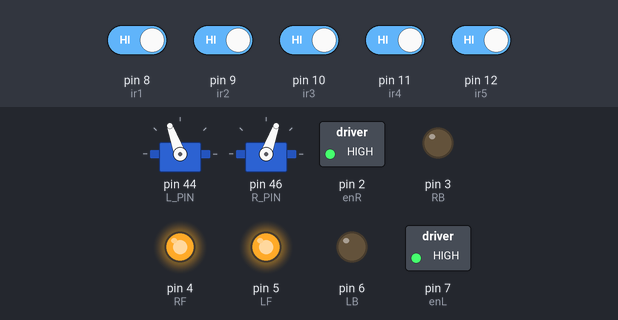
Recording of a sketch running on a simulated Arduino Mega 2560, built with avr-gcc and run on an emulated ATmega2560. On the bench: 2 × servo, switched loads named in the sketch (green lamp = pin HIGH), output pins drawn as LEDs (lit = HIGH). Dashed ring = blinking. The inputs (shaded band) are chosen by the test bench; at power-on: pin 8 (ir1), pin 9 (ir2), pin 10 (ir3), pin 11 (ir4), pin 12 (ir5) HIGH.

Above: at 1.2 s.
1.3 s: pin 8 (ir1) driven LOW
At 1.53 s:
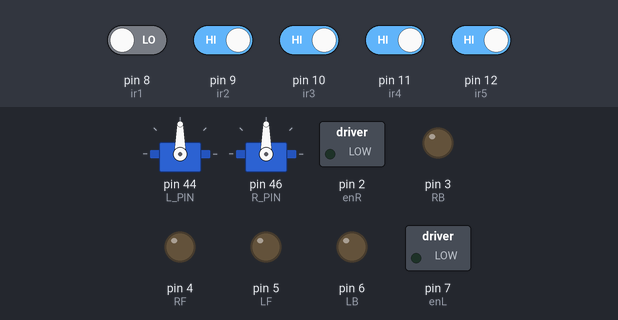
4.3 s: pin 9 (ir2) driven LOW
At 4.52 s:
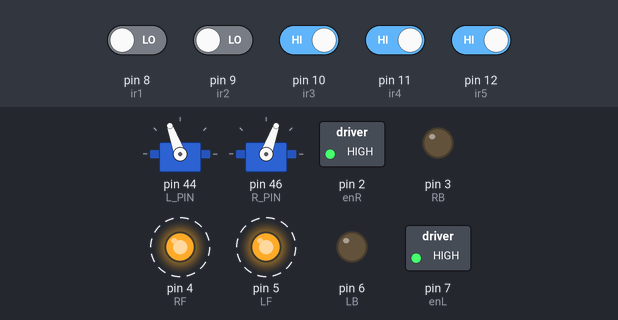
7.3 s: pin 9 (ir2) driven HIGH
At 7.95 s:
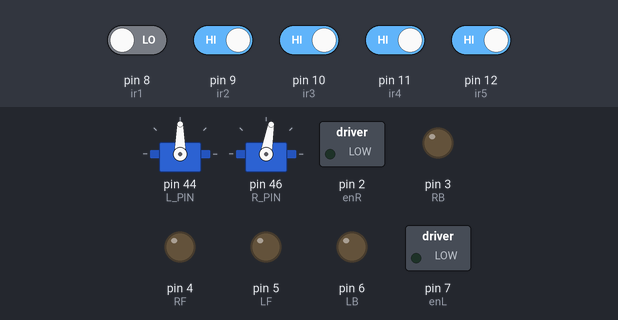
10.3 s: pin 8 (ir1) driven HIGH
At 11.1 s:
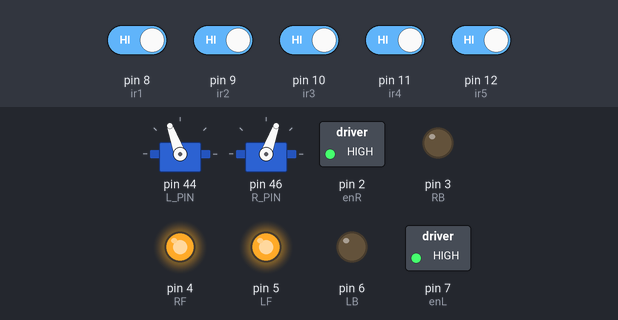
11.8 s: pin 11 (ir4) driven LOW
At 12.0 s:
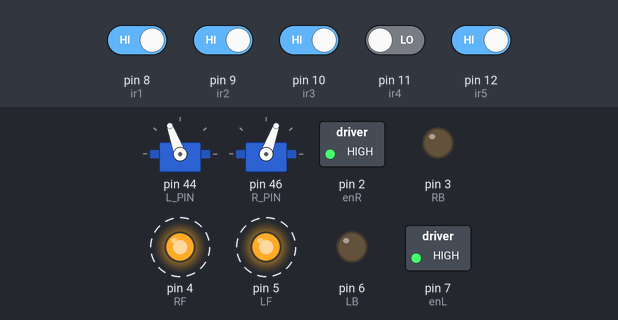
Timing chart, 0 to 15.8 s (numbered marks = the images above; inputs shaded):
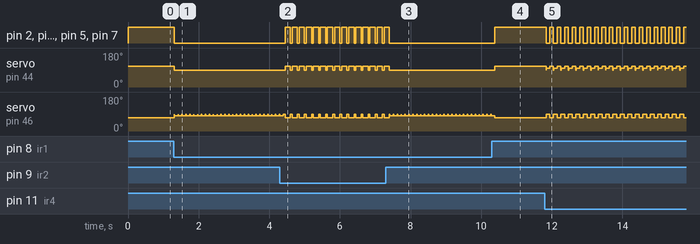

The sketch:

LineSensor.ino
```cpp
#include <Servo.h> // Include the servo library


/**************** GYRO BEGINNING *******************/
#include "I2Cdev.h"
#include "MPU6050_6Axis_MotionApps20.h"
#if I2CDEV_IMPLEMENTATION == I2CDEV_ARDUINO_WIRE
    #include "Wire.h"
#endif


// class default I2C address is 0x68
  MPU6050 mpu;
  #define OUTPUT_READABLE_YAWPITCHROLL
  #define OUTPUT_READABLE_EULER

   // MPU control/status vars
  bool dmpReady = false;  // set true if DMP init was successful
  uint8_t mpuIntStatus;   // holds actual interrupt status byte from MPU
  uint8_t devStatus;      // return status after each device operation (0 = success, !0 = error)
  uint16_t packetSize;    // expected DMP packet size (default is 42 bytes)
  uint16_t fifoCount;     // count of all bytes currently in FIFO
  uint8_t fifoBuffer[64]; // FIFO storage buffer

  // orientation/motion vars
  Quaternion q;           // [w, x, y, z]         quaternion container
  VectorInt16 aa;         // [x, y, z]            accel sensor measurements
  VectorInt16 aaReal;     // [x, y, z]            gravity-free accel sensor measurements
  VectorInt16 aaWorld;    // [x, y, z]            world-frame accel sensor measurements
  VectorFloat gravity;    // [x, y, z]            gravity vector
  float euler[3];         // [psi, theta, phi]    Euler angle container
  float ypr[3];           // [yaw, pitch, roll]   yaw/pitch/roll container and gravity vector

  // ================================================================
  // ===               INTERRUPT DETECTION ROUTINE                ===
  // ================================================================
volatile bool mpuInterrupt = false;     // indicates whether MPU interrupt pin has gone high

void dmpDataReady() {
    mpuInterrupt = true;
}
/*--------------------- GYRO ENDING ----------------------------**/


//**********5 Channel IR Sensor Connection**********//
#define ir1 8
#define ir2 9
#define ir3 10
#define ir4 11
#define ir5 12
//*************************************************//

#define L_PIN  44
#define R_PIN  46

int enL = 7;    //Left Enable
int enR = 2;    //Right Enable
// left Side
int RF = 4;
int RB = 3;

// LEFT Motor
int LF = 5;
int LB = 6;
int L_Speed,R_Speed,RS_Speed,LS_Speed;
int servo_speed,motor_speed;
int SR_turn_Speed,SL_turn_Speed;

bool s1 = 0;
bool s2 = 0;
bool s3 = 0;
bool s4 = 0;
bool s5 = 0;

Servo left_servo,right_servo;

void setup() {
  Serial.begin(115200);
  pinMode(ir1, INPUT);
  pinMode(ir2, INPUT);
  pinMode(ir3, INPUT);
  pinMode(ir4, INPUT);
  pinMode(ir5, INPUT);

  //Initialize motor pins
  pinMode(R_Speed, OUTPUT);
  pinMode(L_Speed, OUTPUT);
  pinMode(RB, OUTPUT);
  pinMode(RF, OUTPUT);
  pinMode(LF, OUTPUT);
  pinMode(LB, OUTPUT);

 servo_init();
 //gyro_init();


 servo_speed = 20;
 motor_speed = 255;

  R_Speed = motor_speed;
  L_Speed = motor_speed;

}

void loop() {
  s1 = !digitalRead(ir1);  //Left Most Sensor
  s2 = !digitalRead(ir2);  //Left Sensor
  s3 = !digitalRead(ir3);  //Middle Sensor
  s4 = !digitalRead(ir4);  //Right Sensor
  s5 = !digitalRead(ir5);  //Right Most Sensor

//readGyro();

//servoForward(); //tested: WORKING
//servoLeft();    //tested: WORKING
//servoRight();   //tested: WORKING
//motorForward(); //tested: WORKING
//motorRight();   //tested: WORKING
//motorLeft();    //tested: WORKING
//robotLeft();


  if (!s1 && !s2 && s3 && !s4 && !s5){
    robotForward();
    delay(100);
  }
  else if (!s1 && !s2 && !s3 && !s4 && !s5){
    //If all white
  robotForward();
  delay(50);
  }
   else if (s1 && s2 && s3 && s4 && s5){
      //If all black
  robotForward();
  delay(100);
  }
  else if (!s1 && s2 && !s3 && !s4 && !s5){
    servo_speed = 20;
     robotStop();
    delay(10);
    robotLeft();
    delay(100);
    robotForward();
    delay(100);
  }
  else if (s1 && !s2 && !s3 && !s4 && !s5){
     robotStop();
    delay(10);
    robotLeft();
    delay(100);
  }
    else if (s1 && !s2 && !s3 && !s4 && !s5){
     robotStop();
    delay(10);
    robotLeft();
    delay(100);
  }
   else if (s1 && s2 && s3 && !s4 && !s5){
     robotStop();
    delay(10);
    robotLeft();
    delay(100);
  }


  else if (!s1 && !s2 && !s3 && s4 && !s5){
     robotStop();
    delay(10);
    robotRight();
    delay(100);
    robotForward();
    delay(100);
  }
  else if (!s1 && !s2 && !s3 && !s4 && s5){
     robotStop();
    delay(10);
    robotRight();
    delay(100);
    robotForward();
     delay(100);
  }
  else if (!s1 && !s2 && s3 && s4 && s5){
     robotStop();
    delay(10);
    robotRight();
    delay(100);
    robotForward();
    delay(100);
  }
  else if (s1 && s2 && s3 && s4 && s5){
  servo_speed = 40;
  }

  else {
    servo_speed = 20;
    robotStop();
    delay(50);
    robotForward();
    delay(150);
  }


}

void servo_init(){
   left_servo.attach(L_PIN);  // attaches the servo on pin 9 to the servo object
  right_servo.attach(R_PIN);  // attaches the servo on pin 10 to the servo object
  left_servo.write(90);   // stop the left motor
  right_servo.write(90);  //stop the right motor

}
void servoForward(){
  //Tested: WORKING GOOD to MOVE FORWARD
  left_servo.write(90+servo_speed);
  right_servo.write(90-servo_speed);
}

void  servoStop(){
 left_servo.write(90);
 right_servo.write(90);
}

void servoLeft(){
  //Tested: WORKING GOOD to TURN LEFT
  left_servo.write(90 );
 right_servo.write(90 - 10);
 //delay(250);
}
void servoRight(){
  //Tested: WORKING GOOD to TURN RIGHT
  left_servo.write(90 + 10);
 right_servo.write(90 );
 //delay(250);
}

void motorForward(){
//  Tested: WORKING GOOD for moving forward
    analogWrite(enR,motor_speed);
    digitalWrite(RF, HIGH);
    digitalWrite(RB, LOW);

    analogWrite(enL,motor_speed);
    digitalWrite(LF, HIGH);
    digitalWrite(LB, LOW);
}

void motorStop(){
    analogWrite(enR,0);
    digitalWrite(RF, LOW);
    digitalWrite(RB, LOW);

    analogWrite(enL,0);
    digitalWrite(LF, LOW);
    digitalWrite(LB, LOW);
}
void moveBack(){

     analogWrite(enR,motor_speed);
    digitalWrite(RF, LOW);
    digitalWrite(RB, HIGH);

    analogWrite(enL,motor_speed);
    digitalWrite(LF, LOW);
    digitalWrite(LB, HIGH);

}

void motorRight(){

     analogWrite(enR,motor_speed);
     digitalWrite(RF, LOW);
    digitalWrite(RB, HIGH);

    analogWrite(enL,0);
    digitalWrite(LF, HIGH);
    digitalWrite(LB, LOW);
}

void motorLeft(){

     analogWrite(enR,0);
     digitalWrite(RF, HIGH);
     digitalWrite(RB, LOW);

     analogWrite(enL,motor_speed);
     digitalWrite(LF, LOW);
     digitalWrite(LB, HIGH);
}

void robotForward(){
  motorForward();
  servoForward();
}
void robotLeft(){
  motorStop;
  servoLeft();
}
void robotRight(){
  //motorRight();
  servoRight();
}

void robotStop(){
  motorStop();
  servoStop();
}

/*void gyro_init(){

     #if I2CDEV_IMPLEMENTATION == I2CDEV_ARDUINO_WIRE
        Wire.begin();
        TWBR = 24; // 400kHz I2C clock (200kHz if CPU is 8MHz)
    #elif I2CDEV_IMPLEMENTATION == I2CDEV_BUILTIN_FASTWIRE
        Fastwire::setup(400, true);
    #endif


    Serial.println(F("Initializing I2C devices..."));
    mpu.initialize();
    Serial.println(F("Testing device connections..."));
    Serial.println(mpu.testConnection() ? F("MPU6050 connection successful") : F("MPU6050 connection failed"));


    // load and configure the DMP
    Serial.println(F("Initializing DMP..."));
    devStatus = mpu.dmpInitialize();

    // supply your own gyro offsets here, scaled for min sensitivity
    mpu.setXGyroOffset(220);
    mpu.setYGyroOffset(76);
    mpu.setZGyroOffset(-85);
    mpu.setZAccelOffset(1788); // 1688 factory default for my test chip

    // make sure it worked (returns 0 if so)
    if (devStatus == 0) {
        // turn on the DMP, now that it's ready
        Serial.println(F("Enabling DMP..."));
        mpu.setDMPEnabled(true);

        // enable Arduino interrupt detection
        Serial.println(F("Enabling interrupt detection (Arduino external interrupt 0)..."));
        attachInterrupt(2, dmpDataReady, RISING);
        mpuIntStatus = mpu.getIntStatus();

        // set our DMP Ready flag so the main loop() function knows it's okay to use it
        Serial.println(F("DMP ready! Waiting for first interrupt..."));
        dmpReady = true;

        // get expected DMP packet size for later comparison
        packetSize = mpu.dmpGetFIFOPacketSize();
    } else {
        // ERROR!
        // 1 = initial memory load failed
        // 2 = DMP configuration updates failed
        // (if it's going to break, usually the code will be 1)
        Serial.print(F("DMP Initialization failed (code "));
        Serial.print(devStatus);
        Serial.println(F(")"));
    }
}

void readGyro(){
 // if programming failed, don't try to do anything
    if (!dmpReady) return;

    // wait for MPU interrupt or extra packet(s) available
    while (!mpuInterrupt && fifoCount < packetSize) {

    }

    // reset interrupt flag and get INT_STATUS byte
    mpuInterrupt = false;
    mpuIntStatus = mpu.getIntStatus();

    // get current FIFO count
    fifoCount = mpu.getFIFOCount();

    // check for overflow (this should never happen unless our code is too inefficient)
    if ((mpuIntStatus & 0x10) || fifoCount == 1024) {
        // reset so we can continue cleanly
        mpu.resetFIFO();
        //Serial.println(F("FIFO overflow!"));

    // otherwise, check for DMP data ready interrupt (this should happen frequently)
    } else if (mpuIntStatus & 0x02) {
        // wait for correct available data length, should be a VERY short wait
        while (fifoCount < packetSize) fifoCount = mpu.getFIFOCount();

        // read a packet from FIFO
        mpu.getFIFOBytes(fifoBuffer, packetSize);

        // track FIFO count here in case there is > 1 packet available
        // (this lets us immediately read more without waiting for an interrupt)
        fifoCount -= packetSize;


        #ifdef OUTPUT_READABLE_YAWPITCHROLL
            // display Euler angles in degrees
            mpu.dmpGetQuaternion(&q, fifoBuffer);
            mpu.dmpGetGravity(&gravity, &q);
            mpu.dmpGetYawPitchRoll(ypr, &q, &gravity);
            Serial.print("ypr\t");
            Serial.print((ypr[0] * 180/M_PI)-31.00);
            Serial.print("\t");
            Serial.print((ypr[1] * 180/M_PI)+3.00);
            Serial.print("\t");
            Serial.println(ypr[2] * 180/M_PI);
        #endif
    }
}*/
```

colorsensortest.ino
```cpp
/*void setup(){

}

void loop(){

}*/
```

Measured:
- after the input at 1.3 s, pin 2 (enR), pin 4 (RF), pin 5 (LF), pin 7 (enL): HIGH → LOW at once; servo on pin 44 (L_PIN): 110° → 90° at once; servo on pin 46 (R_PIN): alternates 90° for 0.01 s and 80° for 0.10 s, starting at once
- after the input at 4.3 s, pin 2 (enR), pin 4 (RF), pin 5 (LF), pin 7 (enL): alternates HIGH for 0.15 s and LOW for 0.05 s, starting after 0.15 s; servo on pin 44 (L_PIN): alternates 110° for 0.15 s and 90° for 0.05 s, starting after 0.15 s; servo on pin 46 (R_PIN): alternates 90° for 0.05 s and 70° for 0.15 s, starting after 0.15 s
- after the input at 7.3 s, pin 2 (enR), pin 4 (RF), pin 5 (LF), pin 7 (enL): goes on until 7.4 s, then stays LOW; servo on pin 44 (L_PIN): goes on until 7.4 s, then stays 90°; servo on pin 46 (R_PIN): alternates 90° for 0.01 s and 80° for 0.10 s, starting after 0.11 s
- after the input at 10.3 s, pin 2 (enR), pin 4 (RF), pin 5 (LF), pin 7 (enL): LOW → HIGH after 0.08 s; servo on pin 44 (L_PIN): 90° → 110° after 0.08 s
- after the input at 11.8 s, pin 2 (enR), pin 4 (RF), pin 5 (LF), pin 7 (enL): alternates HIGH for 0.10 s and LOW for 0.11 s, starting at once; servo on pin 44 (L_PIN): 110° → 90° at once, then repeats every 0.21 s: 100° 0.10 s, 110° 0.10 s, 90° 0.01 s; servo on pin 46 (R_PIN): alternates 90° for 0.11 s and 70° for 0.10 s, starting at once
